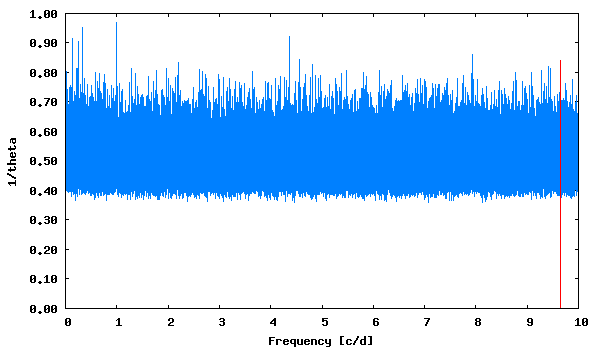

This figure's gnuplot source:
set term png size 600,350 medium
set colors classic
set output "phase_lc_7.lk.png"
set xlabel "Frequency [c/d]"
set ylabel "1/theta"
set format y "%5.2f"
plot [] "lk.periodogram" using 1:2 with lines linecolor 3 title "", "<echo '9.648796  0.84'" with impulses linecolor 1 title ""
 
